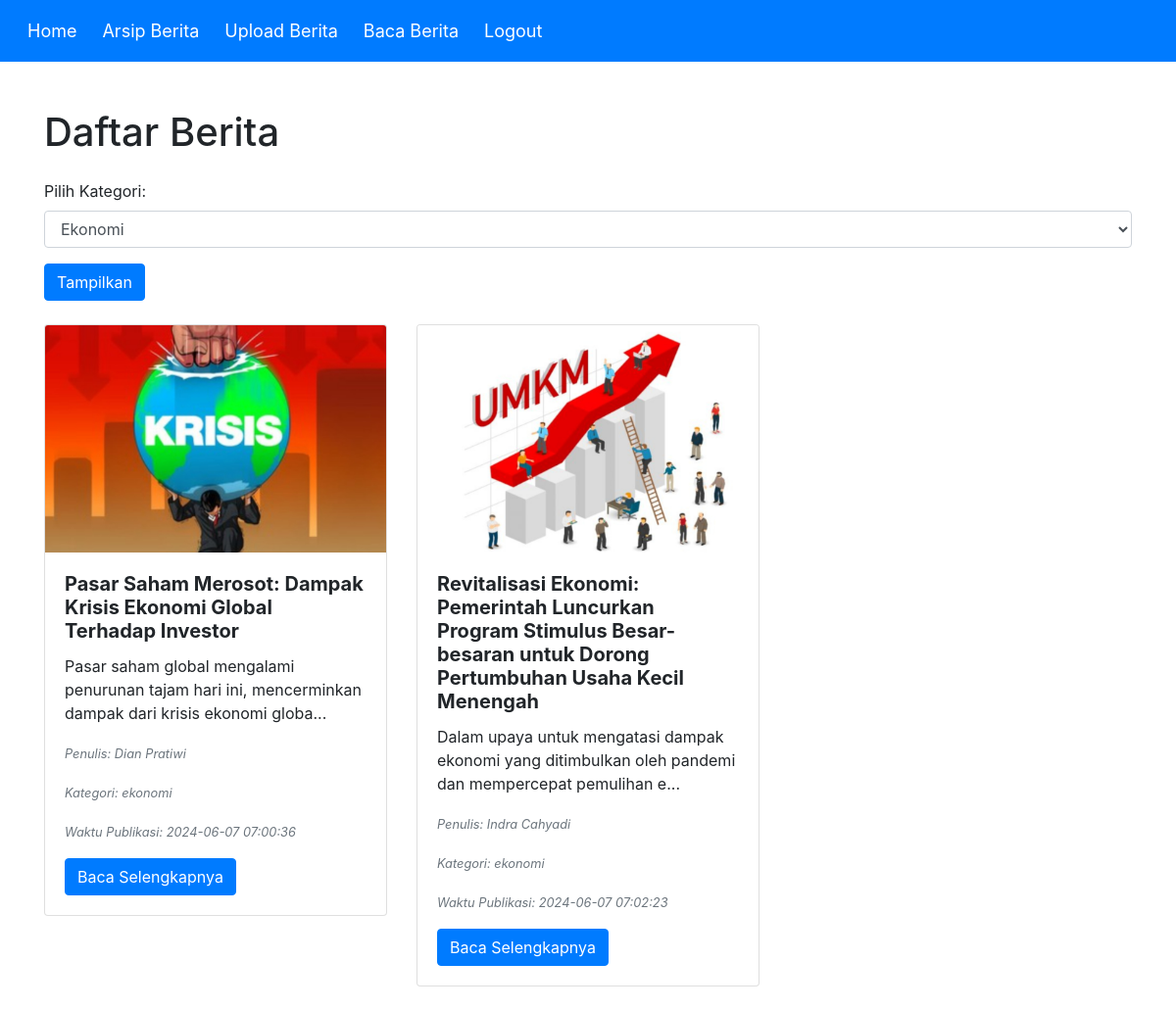
/berita.php?kategori=ekonomi, run on the app's committed database.
### tables this page shows
CREATE TABLE `berita` (
  `id` int NOT NULL,
  `judul` varchar(255) NOT NULL,
  `isi` text NOT NULL,
  `author` varchar(100) NOT NULL,
  `kategori` enum('sosial','politik','ekonomi','edukasi','hiburan','olahraga','kesehatan','teknologi') DEFAULT NULL,
  `waktu_publikasi` timestamp NULL DEFAULT CURRENT_TIMESTAMP,
  `gambar` varchar(255) DEFAULT NULL,
  `sumber` varchar(255) DEFAULT NULL
);

### berita.php (the view, shortened to what this page needs)
<?php
class Berita {
    private $db;
    public function __construct($db) {
        $this->db = $db;
    }
    public function getAllBerita($kategori = '') {
        if ($kategori) {
            $query = "SELECT * FROM berita WHERE kategori = ?";
            $stmt = $this->db->prepare($query);
            $stmt->execute([$kategori]);
        } else {
            $query = "SELECT * FROM berita";
            $stmt = $this->db->prepare($query);
            $stmt->execute();
        }
        return $stmt->fetchAll(PDO::FETCH_ASSOC);
    }
}
$database = new Database();
$db = $database->getConnection();
$beritaObj = new Berita($db);
$kategori = isset($_GET['kategori']) ? $_GET['kategori'] : '';
$beritaList = $beritaObj->getAllBerita($kategori);
?>
<!DOCTYPE html>
<html>
<head>
    <link href="https://maxcdn.bootstrapcdn.com/bootstrap/4.5.2/css/bootstrap.min.css" rel="stylesheet">
</head>
<body>
    <nav class="navbar navbar-expand-lg navbar-custom">
        <div class="collapse navbar-collapse" id="navbarNav">
            <ul class="navbar-nav">
                <li class="nav-item">
                    <a class="nav-link" href="index.php">Home</a>
                </li>
                <li class="nav-item">
                    <a class="nav-link" href="arsip_berita.php">Arsip Berita</a>
                </li>
                <li class="nav-item">
                    <a class="nav-link" href="create_berita.php">Upload Berita</a>
                </li>
                <li class="nav-item">
                    <a class="nav-link" href="berita.php">Baca Berita</a>
                </li>
                <li class="nav-item">
                    <a class="nav-link" href="logout.php">Logout</a>
                </li>
            </ul>
        </div>
    </nav>
    <div class="container mt-5">
        <h1 class="mb-4">Daftar Berita</h1>
        <form method="get" action="berita.php" class="mb-4">
            <div class="form-group">
                <label for="kategori">Pilih Kategori:</label>
                <select class="form-control" id="kategori" name="kategori">
                    <option value="ekonomi" <?php if($kategori == 'ekonomi') echo 'selected'; ?>>Ekonomi</option>
                </select>
            </div>
            <button type="submit" class="btn btn-primary">Tampilkan</button>
        </form>
        <div class="row">
            <?php foreach($beritaList as $berita): ?>
            <div class="col-md-4">
                <div class="card mb-4">
                    <?php if ($berita['gambar']): ?>
                    <img src="<?php echo $berita['gambar']; ?>" class="card-img-top" alt="Gambar Berita">
                    <?php endif; ?>
                    <div class="card-body">
                        <h5 class="card-title font-weight-bold"><?php echo $berita['judul']; ?></h5>
                        <p class="card-text"><?php echo substr($berita['isi'], 0, 100); ?>...</p>
                        <p class="card-text">
                            <small class="text-muted font-italic">Penulis: <?php echo $berita['author']; ?></small>
                        </p>
                        <p class="card-text">
                            <small class="text-muted font-italic">Kategori: <?php echo $berita['kategori']; ?></small>
                        </p>
                        <p class="card-text">
                            <small class="text-muted font-italic">Waktu Publikasi: <?php echo $berita['waktu_publikasi']; ?></small>
                        </p>
                        <a href="detail_berita.php?id=<?php echo $berita['id']; ?>" class="btn btn-primary">Baca Selengkapnya</a>
                    </div>
                </div>
            </div>
            <?php endforeach; ?>
        </div>
    </div>
</body>
</html>

### berita.php (style rules this page uses)
.navbar-custom { background-color: #007BFF; padding: 10px; }
.navbar-custom .navbar-nav .nav-link { color: white; font-size: 18px; }
.navbar-custom .navbar-nav { margin-left: 0; }
.navbar-custom .navbar-nav .nav-item { margin-left: 10px; }

### data on the page
berita: gambar (picture), judul "Pasar Saham Merosot: Dampak Krisis Ekonomi Global Terhadap Investor", isi "Pasar saham global mengalami penurunan tajam hari ini, mencerminkan dampak dari krisis ekonomi globa", author "Dian Pratiwi", kategori "ekonomi", waktu_publikasi "2024-06-07 07:00:36"
berita: gambar (picture), judul "Revitalisasi Ekonomi: Pemerintah Luncurkan Program Stimulus Besar-besaran untuk Dorong Pertumbuhan Usaha Kecil Menengah", isi "Dalam upaya untuk mengatasi dampak ekonomi yang ditimbulkan oleh pandemi dan mempercepat pemulihan e", author "Indra Cahyadi", kategori "ekonomi", waktu_publikasi "2024-06-07 07:02:23"
